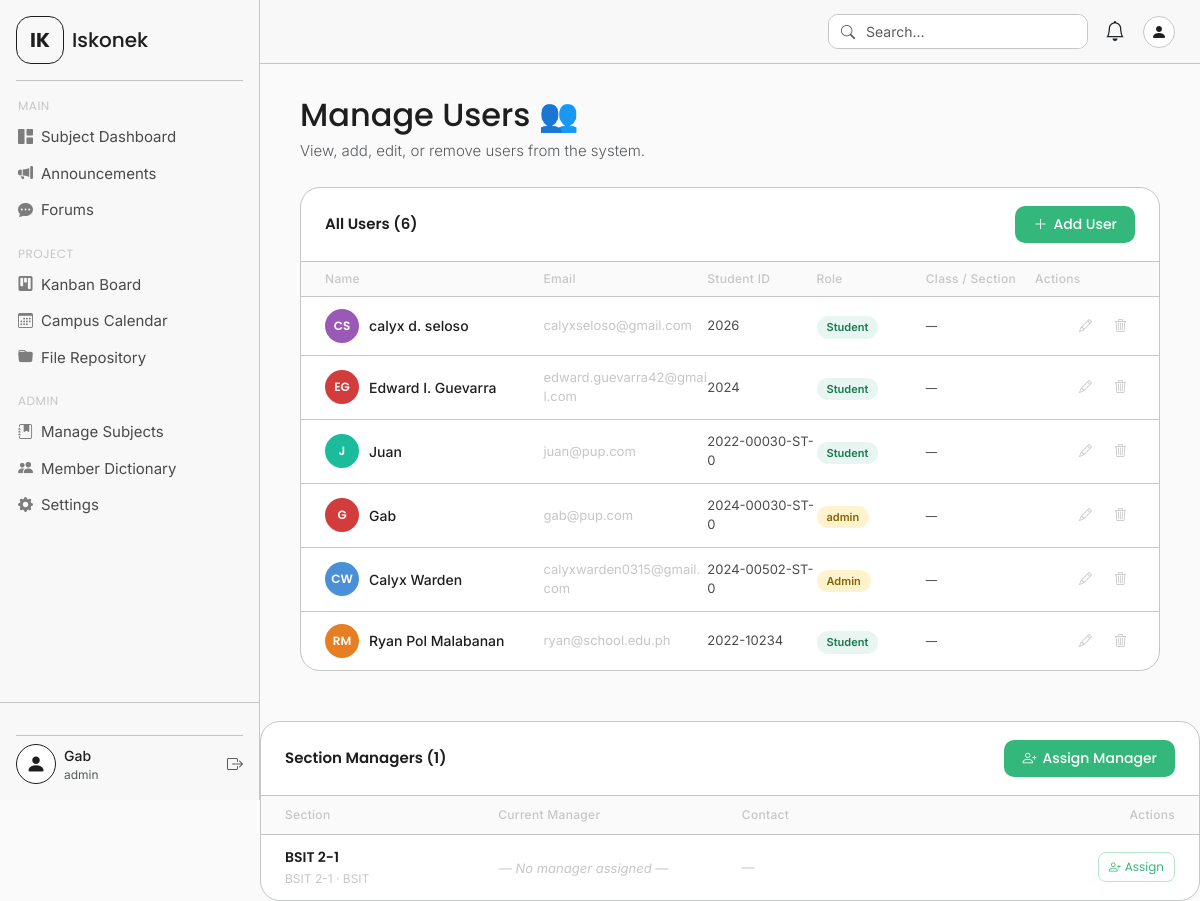
Page /manage_users.php (signed in) on the committed database.
### tables this page shows
CREATE TABLE `users` (
  `id` int(11) NOT NULL,
  `first_name` varchar(120) NOT NULL,
  `mid_name` varchar(120) DEFAULT NULL,
  `last_name` varchar(120) NOT NULL,
  `email` varchar(160) NOT NULL,
  `student_id` varchar(30) NOT NULL,
  `section_id` int(11) DEFAULT NULL,
  `role` varchar(80) DEFAULT 'Student',
  `password` varchar(255) NOT NULL,
  `avatar` varchar(255) DEFAULT NULL,
  `created_at` timestamp NOT NULL DEFAULT current_timestamp()
);

CREATE TABLE `sections` (
  `id` int(11) NOT NULL,
  `name` varchar(40) NOT NULL,
  `program` varchar(20) NOT NULL,
  `created_at` timestamp NOT NULL DEFAULT current_timestamp(),
  `manager_id` int(11) DEFAULT NULL,
  `year` tinyint(4) NOT NULL,
  `school_year` varchar(20) NOT NULL,
  `section` tinyint(4) NOT NULL
);

### manage_users.php (the view, shortened to what this page needs)
<?php
require_once 'includes/config.php';
$users_query = $conn->query("
    SELECT u.id, u.first_name, u.mid_name, u.last_name,
           CONCAT_WS(' ', u.first_name, u.mid_name, u.last_name) AS full_name,
           u.email, u.student_id, u.role, u.section_id, u.created_at,
           s.program, s.year, s.section, s.name AS section_name
    FROM users u
    LEFT JOIN sections s ON u.section_id = s.id
    ORDER BY u.created_at DESC
");
$users = $users_query->fetch_all(MYSQLI_ASSOC);
$sections_mgr_query = $conn->query("
    SELECT s.id, s.name, s.program, s.year, s.section, s.school_year,
           COALESCE(m.user_id, s.manager_id) AS manager_id,
           CONCAT_WS(' ', mu.first_name, mu.mid_name, mu.last_name) AS manager_name,
           mu.email AS manager_email,
           mu.student_id AS manager_student_id,
           mu.role AS manager_role,
           m.created_at AS assigned_at
    FROM sections s
    LEFT JOIN managers m ON m.section_id = s.id
    LEFT JOIN users mu ON mu.id = COALESCE(m.user_id, s.manager_id)
    ORDER BY s.name
");
$sections_mgr = $sections_mgr_query ? $sections_mgr_query->fetch_all(MYSQLI_ASSOC) : [];
function avatarColor(string $name): string {
    $colors = ['#33b77a','#4a90d9','#d23c3c','#f5a623','#9b59b6','#1abc9c','#e67e22','#2980b9'];
    return $colors[abs(crc32($name)) % count($colors)];
}
function initials(string $name): string {
    $parts = explode(' ', trim($name));
    $i = strtoupper(substr($parts[0], 0, 1));
    if (count($parts) > 1) $i .= strtoupper(substr(end($parts), 0, 1));
    return $i;
}
?>
<!DOCTYPE html>
<html lang="en">
<head>
  <link href="https://cdn.jsdelivr.net/npm/bootstrap@5.3.3/dist/css/bootstrap.min.css" rel="stylesheet">
  <link href="https://cdn.jsdelivr.net/npm/bootstrap-icons@1.11.3/font/bootstrap-icons.min.css" rel="stylesheet">
  <link href="assets/css/manage_users.css" rel="stylesheet">
</head>
<body>
<div class="app-wrapper">
  <?php include 'includes/sidebar.php'; ?>
  <div class="main-content">
    <?php include 'includes/navbar.php'; ?>
    <div class="page-body">
      <div class="mb-4">
        <h2 class="hero-greeting mb-1">Manage Users 👥</h2>
        <p class="hero-sub text-muted">View, add, edit, or remove users from the system.</p>
      </div>
      <div class="users-panel">
        <div class="users-panel-header">
          <p class="users-panel-title">All Users (<?= count($users) ?>)</p>
          <button class="btn-new-user" onclick="openAddModal()">
            <i class="bi bi-plus-lg"></i> Add User
          </button>
        </div>
        <?php if (empty($users)): ?>
          <div class="users-empty">
            <i class="bi bi-people"></i>
            <p class="mb-1 fw-medium" style="font-size:15px;">No users yet</p>
          </div>
        <?php else: ?>
          <div class="user-table-header">
            <span>Name</span>
            <span>Email</span>
            <span>Student ID</span>
            <span>Role</span>
            <span>Class / Section</span> <span>Actions</span>
          </div>
          <?php foreach ($users as $u): ?>
            <?php $display_name = !empty(trim($u['full_name'])) ? $u['full_name'] : 'System User'; ?>
            <div class="user-row">
              <div class="user-info">
                <div class="user-avatar" style="background:<?= avatarColor($display_name) ?>;">
                  <?= initials($display_name) ?>
                </div>
                <div>
                  <div class="user-name"><?= htmlspecialchars($display_name) ?></div>
                </div>
              </div>
              <div class="user-email"><?= htmlspecialchars($u['email'] ?? '') ?></div>
              <div class="user-student-id"><?= htmlspecialchars($u['student_id'] ?? '') ?></div>
              <div>
                <?php $role_lower = strtolower($u['role'] ?? 'student'); ?>
                <span class="user-role-badge <?= $role_lower === 'admin' ? 'role-admin' : 'role-student' ?>">
                  <?= htmlspecialchars($u['role'] ?? 'Student') ?>
                </span>
              </div>
              <div class="user-section text-secondary fw-medium">
                <?php
                  if (!empty($u['program'])) {
                      echo htmlspecialchars($u['program']) . ' ' . htmlspecialchars($u['year'] ?? '') . '-' . htmlspecialchars($u['section'] ?? '');
                  } else {
                      echo '<span class="text-muted small">—</span>';
                  }
                ?>
              </div>
              <div class="user-actions">
                <button class="btn-edit-user" title="Edit"
                        onclick='openEditModal(<?= json_encode($u, JSON_HEX_APOS | JSON_HEX_QUOT) ?>)'>
                  <i class="bi bi-pencil"></i>
                </button>
                <button class="btn-delete-user" title="Delete"
                        onclick="confirmDelete(<?= $u['id'] ?>, '<?= htmlspecialchars(addslashes($display_name)) ?>')">
                  <i class="bi bi-trash3"></i>
                </button>
              </div>
            </div>
          <?php endforeach; ?>
        <?php endif; ?>
      </div>
    </div>
    <div class="mgr-panel">
      <div class="mgr-panel-header">
        <p class="mgr-panel-title">Section Managers (<?= count($sections_mgr) ?>)</p>
        <button class="btn-new-user" onclick="openManagerModal('add')">
          <i class="bi bi-person-plus"></i> Assign Manager
        </button>
      </div>
      <?php if (empty($sections_mgr)): ?>
        <div class="mgr-empty" style="padding:32px 24px; text-align:center;">
          <i class="bi bi-diagram-3" style="font-size:32px; opacity:0.4; display:block; margin-bottom:8px;"></i>
          No sections yet. Create a section first to assign a manager.
        </div>
      <?php else: ?>
        <div class="mgr-table-header">
          <span>Section</span>
          <span>Current Manager</span>
          <span>Contact</span>
          <span style="text-align:right;">Actions</span>
        </div>
        <?php foreach ($sections_mgr as $row):
          $sec_display = $row['name'] . ' · ' . ($row['program'] ?? '');
          $has_mgr = !empty($row['manager_id']);
        ?>
          <div class="mgr-row">
            <div>
              <div class="mgr-section-name"><?= htmlspecialchars($row['name']) ?></div>
              <div class="mgr-section-meta">
                <?= htmlspecialchars($sec_display) ?>
              </div>
            </div>
            <div>
              <?php if ($has_mgr): ?>
                <?php $mgr_disp = $row['manager_name'] ?: 'User #' . (int)$row['manager_id']; ?>
                <div class="mgr-person">
                  <div class="mgr-avatar" style="background:<?= avatarColor($mgr_disp) ?>;">
                    <?= initials($mgr_disp) ?>
                  </div>
                  <div>
                    <div class="mgr-person-name"><?= htmlspecialchars($mgr_disp) ?></div>
                    <div class="mgr-person-email" style="font-size:11px;color:var(--text-muted);">
                      <?= htmlspecialchars($row['manager_role'] ?? '') ?>
                    </div>
                  </div>
                </div>
              <?php else: ?>
                <span class="mgr-empty">— No manager assigned —</span>
              <?php endif; ?>
            </div>
            <div class="mgr-person-email">
              <?php if ($has_mgr): ?>
                <div style="font-size:12px;"><?= htmlspecialchars($row['manager_email'] ?? '') ?></div>
                <div style="font-size:11px;color:var(--text-muted);"><?= htmlspecialchars($row['manager_student_id'] ?? '') ?></div>
              <?php else: ?>
                <span class="mgr-empty">—</span>
              <?php endif; ?>
            </div>
            <div class="mgr-actions">
              <?php if ($has_mgr): ?>
                <button class="btn-mgr btn-mgr-change" onclick="openManagerModal('change', <?= (int)$row['id'] ?>, <?= (int)$row['manager_id'] ?>)">
                  <i class="bi bi-arrow-left-right"></i> Change
                </button>
                <button class="btn-mgr btn-mgr-remove" onclick="confirmRemoveManager(<?= (int)$row['id'] ?>, '<?= htmlspecialchars(addslashes($row['name'])) ?>', '<?= htmlspecialchars(addslashes($row['manager_name'] ?? '')) ?>')">
                  <i class="bi bi-x-circle"></i> Remove
                </button>
              <?php else: ?>
                <button class="btn-mgr btn-mgr-assign" onclick="openManagerModal('add', <?= (int)$row['id'] ?>)">
                  <i class="bi bi-person-plus"></i> Assign
                </button>
              <?php endif; ?>
            </div>
          </div>
        <?php endforeach; ?>
      <?php endif; ?>
    </div>
  </div>
</div>
</body>
</html>

### assets/css/manage_users.css (style rules this page uses)
.users-panel { background: white; border: 1px solid var(--border-color); border-radius: 20px; overflow: hidden; }
.users-panel-header { display: flex; align-items: center; justify-content: space-between; padding: 18px 24px; border-bottom: 1px solid var(--border-color); }
.users-panel-title { font-family: var(--font-heading); font-size: 15px; font-weight: 600; color: var(--text-primary); margin: 0; }
.btn-new-user { background-color: var(--accent-green); color: white; border: none; border-radius: 10px; padding: 8px 18px; font-size: 14px; font-weight: 500; font-family: var(--font-heading); transition: background-color 0.15s; display: flex; align-items: center; gap: 6px; }
.user-table-header, .user-row { display: grid; grid-template-columns: 2fr 1.5fr 1fr 1fr 1fr 100px; align-items: center; padding: 12px 24px; }
.user-table-header { padding-top: 8px; padding-bottom: 8px; font-size: 12px; font-weight: 500; color: var(--text-muted); letter-spacing: 0.3px; border-bottom: 1px solid var(--border-color); background: #fafafa; }
.user-row { border-bottom: 1px solid var(--border-color); transition: background-color 0.15s ease; }
.user-row:last-child { border-bottom: none; }
.user-info { display: flex; align-items: center; gap: 10px; }
.user-avatar { width: 34px; height: 34px; min-width: 34px; border-radius: 50%; display: flex; align-items: center; justify-content: center; color: white; font-weight: 600; font-size: 12px; font-family: var(--font-heading); }
.user-name { font-size: 14px; font-weight: 500; color: var(--text-primary); }
.user-email { font-size: 13px; color: var(--text-muted); word-break: break-all; }
.user-student-id { font-size: 13px; color: var(--text-secondary); }
.user-section { font-size: 13px; }
.user-role-badge { display: inline-block; padding: 3px 10px; border-radius: 20px; font-size: 11px; font-weight: 600; text-align: center; }
.role-admin { background: #fff3cd; color: #856404; }
.role-student { background: #e8f5f0; color: #1a7a52; }
.user-actions { display: flex; gap: 6px; justify-content: flex-end; }
.btn-edit-user, .btn-delete-user { background: none; border: none; padding: 5px 8px; border-radius: 8px; font-size: 13px; cursor: pointer; transition: background 0.15s, color 0.15s; }
.btn-edit-user { color: var(--text-muted); }
.btn-delete-user { color: var(--text-muted); }

### assets/css/style.css (style rules this page uses)
:root { --sidebar-width: 260px; --navbar-height: 64px; --bg-main: #fafafa; --bg-sidebar: #f7f8f7; --border-color: #c5c7c6; --hover-bg: #ebebeb; --text-primary: #1e1e1e; --text-secondary: rgba(30, 30, 30, 0.8); --text-muted: #c5c7c6; --accent-green: #33b77a; --accent-red: #d23c3c; --font-main: 'Inter', sans-serif; --font-heading: 'Poppins', sans-serif; }
* { box-sizing: border-box; }
body { font-family: var(--font-main); background-color: var(--bg-main); color: var(--text-primary); overflow-x: hidden; }
.app-wrapper { display: flex; min-height: 100vh; }
.main-content { margin-left: var(--sidebar-width); flex: 1; display: flex; flex-direction: column; min-height: 100vh; }
.page-body { padding: 32px 40px; flex: 1; }
.hero-greeting { font-family: var(--font-heading); font-size: 32px; font-weight: 500; color: var(--text-primary); line-height: 1.2; }
.hero-sub { font-size: 15px; font-weight: 300; color: var(--text-primary); margin-top: 6px; }

### rows in the picture
users: display_name "CS", display_name "calyx d. seloso", email "calyxseloso@gmail.com", student "2026", role "Student"
users: display_name "EG", display_name "Edward I. Guevarra", email "edward.guevarra42@gmail.com", student "2024", role "Student"
users: display_name "J", display_name "Juan", email "juan@pup.com", student "2022-00030-ST-0", role "Student"
users: display_name "G", display_name "Gab", email "gab@pup.com", student "2024-00030-ST-0", role "admin"
users: display_name "CW", display_name "Calyx Warden", email "calyxwarden0315@gmail.com", student "2024-00502-ST-0", role "Admin"
users: display_name "RM", display_name "Ryan Pol Malabanan", email "ryan@school.edu.ph", student "2022-10234", role "Student"
sections: name "BSIT 2-1", sec_display "BSIT 2-1 · BSIT"

### other values in the picture
$_SESSION['full_name'] "Gab"
$_SESSION['role'] "admin"
count($users) "6"
count($sections_mgr) "1"
